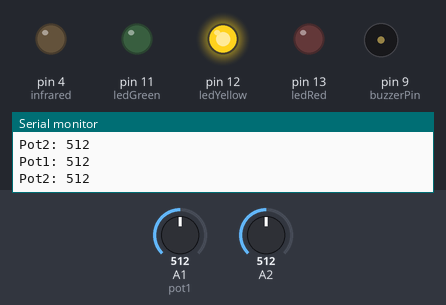
Recording of a sketch running on a simulated Arduino Uno, built with avr-gcc and run on an emulated ATmega328P. Parts: output pins drawn as LEDs (lit = HIGH), buzzer (waves = sounding, pin HIGH), the last lines printed to the serial monitor. Inputs (shaded band) come from the test bench; at power-on: A1 (pot1) = 512, A2 = 512.

Above: at 1.2 s.
1.3 s: A1 (pot1) set to 354
2.8 s: A1 (pot1) set to 322
At 4.0 s:
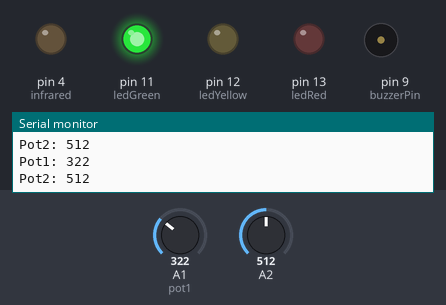
4.3 s: A1 (pot1) set to 693
At 5.5 s:
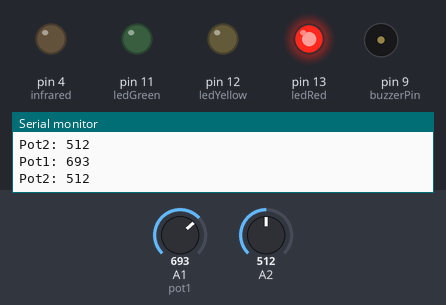
5.8 s: A1 (pot1) set to 669
At 6.2 s:
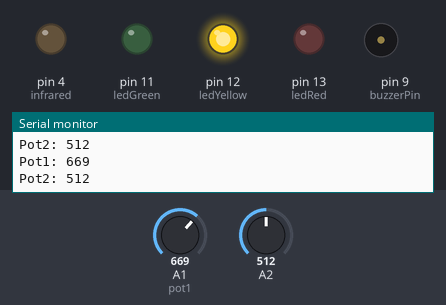
7.3 s: A1 (pot1) set to 716
At 7.7 s:
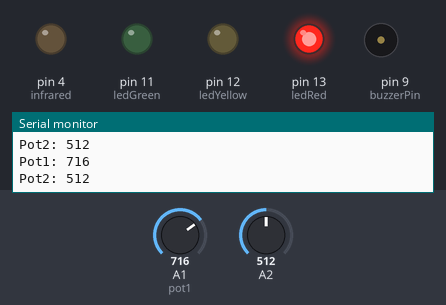
8.8 s: A2 set to 983
10.3 s: A2 set to 1007
Timing chart, 0 to 12.8 s (numbered marks = the images above; inputs shaded):
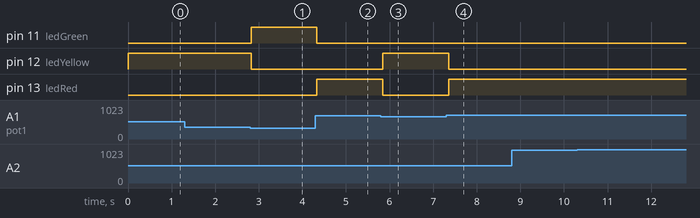

The sketch:

AlphaBoardTest.ino
```cpp
int ledRed = 13;
int ledYellow = 12;
int ledGreen = 11;
int buzzerPin = 9;
int pot1 = A1;
int pot2 = A2;
int button1 = A4;
int button2 = A5;
int infrared = 4;
void testLeds(int led, int d);
void testPot(int pot, char message[20]);
void testButton(int button);
void controlLeds(int red, int yellow, int green, int pot);
void controlBuzzer(int buzzerPin, int pot);


void setup() {
  // outputs
  pinMode(ledRed,OUTPUT);
  pinMode(ledYellow, OUTPUT);
  pinMode(ledGreen,OUTPUT);
  pinMode(buzzerPin, OUTPUT);
  pinMode(infrared,OUTPUT);
//  inputs
  pinMode(pot1,INPUT);
  pinMode(button1,INPUT);
  pinMode(button2,INPUT);

  Serial.begin(9600);

  digitalWrite(buzzerPin, LOW);
}

void loop() {
  // main code

testPot(pot1, "Pot1");
testPot(pot2, "Pot2");
controlLeds(ledRed, ledYellow,ledGreen,pot1);

//testLeds(ledRed,1000);
//testLeds(ledYellow,1000);
//testLeds(ledGreen,1000);

//controlBuzzer(buzzerPin,pot2);

delay(100);

}


//test leds
void testLeds(int led, int d){
  digitalWrite(led,1);
  delay(d);
  digitalWrite(led,0);
  delay(d);

}

//test potentiometers
void testPot(int pot, char message[20]){
 Serial.print(message);
 Serial.print(": ");
 Serial.println(analogRead(pot));
 }
// test buttons
void testButton(int button){

  Serial.println(digitalRead(button));


  }

// control leds using the pots

void controlLeds(int red, int yellow, int green, int pot){

int  potval = analogRead(pot);

  if (potval >=683){
     digitalWrite(red,HIGH);
     digitalWrite(green, LOW);
     digitalWrite(yellow,LOW);

    }
  else if(potval >= 341 && potval < 683){
    digitalWrite(yellow,HIGH);
    digitalWrite(red,LOW);
    digitalWrite(green,LOW);

    }
  else{

      digitalWrite(green, HIGH);
      digitalWrite(yellow,LOW);
      digitalWrite(red,LOW);

      }


  }

void controlBuzzer(int buzzerPin, int pot)
{
int potval = analogRead(pot);

tone(buzzerPin, potval);

}
```

Measured:
- the behaviour switches between 341 and 340 on A1 (pot1) (found by bisection; images 0 and 1)
- the behaviour switches between 683 and 682 on A1 (pot1) (found by bisection; images 2 and 3)
- after the input at 2.8 s, pin 11 (ledGreen): LOW → HIGH at once; pin 12 (ledYellow): HIGH → LOW at once
- after the input at 4.3 s, pin 11 (ledGreen): HIGH → LOW at once; pin 13 (ledRed): LOW → HIGH at once
- after the input at 5.8 s, pin 12 (ledYellow): LOW → HIGH after 0.05 s; pin 13 (ledRed): HIGH → LOW after 0.05 s
- after the input at 7.3 s, pin 12 (ledYellow): HIGH → LOW after 0.06 s; pin 13 (ledRed): LOW → HIGH after 0.06 s
